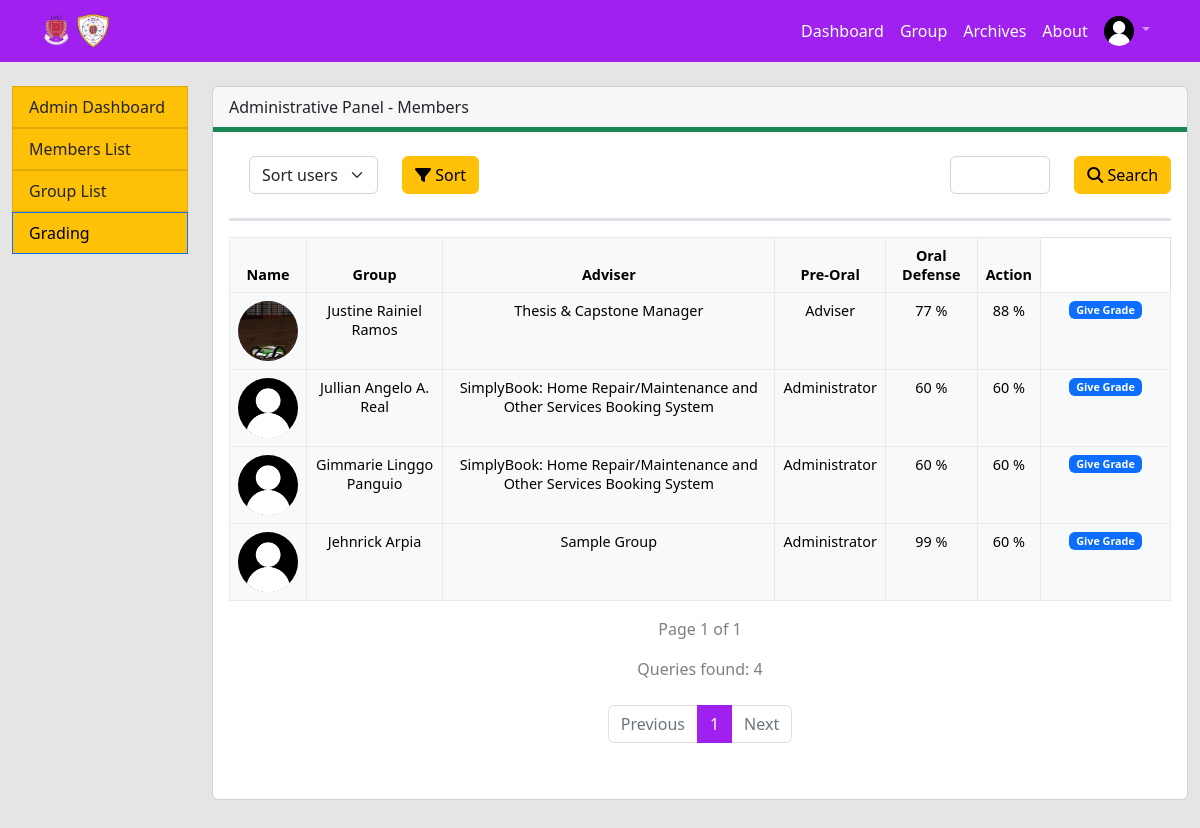
The page /admin/grades.php?page=1 (signed in) on the database its author committed.
### tables this page shows
CREATE TABLE `users` (
  `id` int(11) NOT NULL,
  `date` datetime NOT NULL,
  `last_seen` timestamp NOT NULL DEFAULT current_timestamp(),
  `ip_addr` varchar(45) NOT NULL,
  `fullname` varchar(100) NOT NULL,
  `username` varchar(30) NOT NULL,
  `group_id` int(11) NOT NULL DEFAULT 0,
  `email` varchar(100) NOT NULL,
  `email_verified` varchar(100) DEFAULT NULL,
  `password` varchar(255) NOT NULL,
  `image` varchar(255) NOT NULL DEFAULT 'default_profile.jpg',
  `role` tinyint(4) DEFAULT 0,
  `advised_by` int(11) NOT NULL DEFAULT 0
);

CREATE TABLE `groups` (
  `groupid` int(11) NOT NULL,
  `creation` datetime NOT NULL,
  `created_by` int(11) NOT NULL,
  `group_leader` int(11) NOT NULL,
  `group_title` varchar(255) NOT NULL,
  `group_code` varchar(6) NOT NULL
);

CREATE TABLE `grades` (
  `userid` int(11) NOT NULL,
  `pre_rubrics_1` int(11) NOT NULL DEFAULT 0,
  `pre_rubrics_2` int(11) NOT NULL DEFAULT 0,
  `pre_rubrics_3` int(11) NOT NULL DEFAULT 0,
  `pre_rubrics_4` int(11) NOT NULL DEFAULT 0,
  `pre_rubrics_5` int(11) NOT NULL DEFAULT 0,
  `pre_rubrics_6` int(11) NOT NULL DEFAULT 0,
  `oral_rubrics_1` int(11) NOT NULL DEFAULT 0,
  `oral_rubrics_2` int(11) NOT NULL DEFAULT 0,
  `oral_rubrics_3` int(11) NOT NULL DEFAULT 0,
  `oral_rubrics_4` int(11) NOT NULL DEFAULT 0,
  `oral_rubrics_5` int(11) NOT NULL DEFAULT 0,
  `oral_rubrics_6` int(11) NOT NULL DEFAULT 0,
  `oral_rubrics_7` int(11) NOT NULL DEFAULT 0
);

### admin/grades.php (the view, shortened to what the rows shown need)
<?php
    require "../libs/functions.php";
    if(isset($_GET['page']))
    {
        $page_number = $_GET['page'];
    }
    else
    {
        header("Location: ./grades.php?page=1");
        die;
    }
    $no_of_records_per_page = 10;
    $offset = ($page_number-1) * $no_of_records_per_page;
?>
<!DOCTYPE html>
<html>
    <head>
        <link href="../bootstrap/css/bootstrap.min.css" rel="stylesheet" media="nope!" onload="this.media='all'">
        <link rel="stylesheet" href="../css/style.css">
        <link rel="stylesheet" href="https://cdnjs.cloudflare.com/ajax/libs/font-awesome/6.2.0/css/all.min.css" />
    </head>
    <body>
        <div class="grey-wrapper">
            <div class="mt-4 mb-4 container-fluid">
                <div class="row">
                    <div class="col">
                        <div class="card">
                            <div class="card-body">
                                <div class="table table-responsive w-100 d-block d-md-table">
                                    <table class="table table-hover">
                                        <thead>
                                            <tr class="table-light text-center">
                                                <th scope="col">Name</th>
                                                <th scope="col">Group</th>
                                                <th scope="col">Adviser</th>
                                                <th scope="col">Pre-Oral</th>
                                                <th scope="col">Oral Defense</th>
                                                <th scope="col" class="text-center">Action</th>
                                            </tr>
                                        </thead>
                                        <tbody>
                                            <?php
                                            if(isset($_GET['sort']) && isset($_GET['search']))
                                            {
                                                $search = '%' . $_GET['search'] . '%';
                                                if($_SESSION['user']['role'] == ROLE_ADVISOR)
                                                    $query = "SELECT COUNT(*) FROM users WHERE advised_by = :id AND CONCAT(fullname, username, email) LIKE :keyword";
                                                else
                                                    $query = "SELECT COUNT(*) FROM users WHERE advised_by >= 1 AND CONCAT(fullname, username, email) LIKE :keyword";
                                                $selectStmt = $con->prepare($query);
                                                if($_SESSION['user']['role'] == ROLE_ADVISOR)
                                                    $selectStmt->bindParam(':id', $_SESSION['user']['id']);
                                                $selectStmt->bindValue(':keyword', $search);
                                                $selectStmt->execute();
                                                $total_rows = $selectStmt->fetchColumn();
                                                $total_pages = ceil($total_rows / $no_of_records_per_page);
                                                switch($_GET['sort'])
                                                {
                                                    case "a-z":
                                                        if($_SESSION['user']['role'] == ROLE_ADVISOR)
                                                            $selectStmt = $con->prepare('SELECT u.id, u.email, u.username, u.fullname, u.image, u.advised_by, g.group_title, gr.* FROM users AS u INNER JOIN groups AS g ON g.groupid = u.group_id INNER JOIN grades AS gr ON gr.userid = u.id WHERE advised_by = :id AND CONCAT(fullname, username, email) LIKE :keyword ORDER BY u.fullname ASC LIMIT :offset, :no_of_records');
                                                        else
                                                            $selectStmt = $con->prepare('SELECT u.id, u.email, u.username, u.fullname, u.image, u.advised_by, g.group_title, gr.* FROM users AS u INNER JOIN groups AS g ON g.groupid = u.group_id INNER JOIN grades AS gr ON gr.userid = u.id WHERE advised_by >= 1 AND CONCAT(fullname, username, email) LIKE :keyword ORDER BY u.fullname ASC LIMIT :offset, :no_of_records');
                                                        break;
                                                    case "z-a":
                                                        if($_SESSION['user']['role'] == ROLE_ADVISOR)
                                                            $selectStmt = $con->prepare('SELECT u.id, u.email, u.username, u.fullname, u.image, u.advised_by, g.group_title, gr.* FROM users AS u INNER JOIN groups AS g ON g.groupid = u.group_id INNER JOIN grades AS gr ON gr.userid = u.id WHERE advised_by = :id AND CONCAT(fullname, username, email) LIKE :keyword ORDER BY u.fullname DESC LIMIT :offset, :no_of_records');
                                                        else
                                                            $selectStmt = $con->prepare('SELECT u.id, u.email, u.username, u.fullname, u.image, u.advised_by, g.group_title, gr.* FROM users AS u INNER JOIN groups AS g ON g.groupid = u.group_id INNER JOIN grades AS gr ON gr.userid = u.id WHERE advised_by >= 1 AND CONCAT(fullname, username, email) LIKE :keyword ORDER BY u.fullname DESC LIMIT :offset, :no_of_records');
                                                        break;
                                                    case "id_desc":
                                                        if($_SESSION['user']['role'] == ROLE_ADVISOR)
                                                            $selectStmt = $con->prepare('SELECT u.id, u.email, u.username, u.fullname, u.image, u.advised_by, g.group_title, gr.* FROM users AS u INNER JOIN groups AS g ON g.groupid = u.group_id INNER JOIN grades AS gr ON gr.userid = u.id WHERE advised_by = :id AND CONCAT(fullname, username, email) LIKE :keyword ORDER BY u.id DESC LIMIT :offset, :no_of_records');
                                                        else
                                                            $selectStmt = $con->prepare('SELECT u.id, u.email, u.username, u.fullname, u.image, u.advised_by, g.group_title, gr.* FROM users AS u INNER JOIN groups AS g ON g.groupid = u.group_id INNER JOIN grades AS gr ON gr.userid = u.id WHERE advised_by >= 1 AND CONCAT(fullname, username, email) LIKE :keyword ORDER BY u.id DESC LIMIT :offset, :no_of_records');
                                                        break;
                                                    case "id_asc":
                                                        if($_SESSION['user']['role'] == ROLE_ADVISOR)
                                                            $selectStmt = $con->prepare('SELECT u.id, u.email, u.username, u.fullname, u.image, u.advised_by, g.group_title, gr.* FROM users AS u INNER JOIN groups AS g ON g.groupid = u.group_id INNER JOIN grades AS gr ON gr.userid = u.id WHERE advised_by = :id AND CONCAT(fullname, username, email) LIKE :keyword ORDER BY u.id ASC LIMIT :offset, :no_of_records');
                                                        else
                                                            $selectStmt = $con->prepare('SELECT u.id, u.email, u.username, u.fullname, u.image, u.advised_by, g.group_title, gr.* FROM users AS u INNER JOIN groups AS g ON g.groupid = u.group_id INNER JOIN grades AS gr ON gr.userid = u.id WHERE advised_by >= 1 AND CONCAT(fullname, username, email) LIKE :keyword ORDER BY u.id ASC LIMIT :offset, :no_of_records');
                                                        break;
                                                    default:
                                                        if($_SESSION['user']['role'] == ROLE_ADVISOR)
                                                            $selectStmt = $con->prepare('SELECT u.id, u.email, u.username, u.fullname, u.image, u.advised_by, g.group_title, gr.* FROM users AS u INNER JOIN groups AS g ON g.groupid = u.group_id INNER JOIN grades AS gr ON gr.userid = u.id WHERE advised_by = :id AND CONCAT(fullname, username, email) LIKE :keyword ORDER BY u.id ASC LIMIT :offset, :no_of_records');
                                                        else
                                                            $selectStmt = $con->prepare('SELECT u.id, u.email, u.username, u.fullname, u.image, u.advised_by, g.group_title, gr.* FROM users AS u INNER JOIN groups AS g ON g.groupid = u.group_id INNER JOIN grades AS gr ON gr.userid = u.id WHERE advised_by >= 1 AND CONCAT(fullname, username, email) LIKE :keyword ORDER BY u.id ASC LIMIT :offset, :no_of_records');
                                                        break;
                                                }
                                                $selectStmt->bindParam(':keyword', $search);
                                            }
                                            else
                                            {
                                                if($_SESSION['user']['role'] == ROLE_ADVISOR)
                                                    $query = "SELECT COUNT(*) FROM users WHERE advised_by = :id";
                                                else
                                                    $query = "SELECT COUNT(*) FROM users WHERE advised_by >= 1";
                                                $selectStmt = $con->prepare($query);
                                                $selectStmt->execute();
                                                if($_SESSION['user']['role'] == ROLE_ADVISOR)
                                                    $selectStmt = $con->prepare('SELECT u.id, u.fullname, u.image, u.advised_by, g.group_title, gr.* FROM users AS u INNER JOIN groups AS g ON g.groupid = u.group_id INNER JOIN grades AS gr ON gr.userid = u.id WHERE advised_by = :id ORDER BY u.id ASC LIMIT :offset, :no_of_records');
                                                else
                                                    $selectStmt = $con->prepare('SELECT u.id, u.fullname, u.image, u.advised_by, g.group_title, gr.* FROM users AS u INNER JOIN groups AS g ON g.groupid = u.group_id INNER JOIN grades AS gr ON gr.userid = u.id WHERE u.advised_by >= 1 ORDER BY u.id ASC LIMIT :offset, :no_of_records');
                                            }
                                            $selectStmt->bindValue(':offset', $offset, PDO::PARAM_INT);
                                            $selectStmt->bindValue(':no_of_records', $no_of_records_per_page, PDO::PARAM_INT);
                                            $selectStmt->execute();
                                            if($selectStmt->rowCount() > 0):
                                            while($row = $selectStmt->fetch(PDO::FETCH_ASSOC)):
                                            ?>
                                            <tr class="table-light text-center">
                                                <td>
                                                    <img src="../assets/profile_pictures/<?php echo $row['image']; ?>" class="rounded-circle btn-lg" height="60" alt="Avatar" />
                                                </td>
                                                <td><?php echo $row['fullname']; ?></td>
                                                <td><?php echo $row['group_title']; ?></td>
                                                <td><?php echo getFullName($row['advised_by']); ?></td>
                                                <td>
                                                    <?php
                                                    $total = ($row["pre_rubrics_1"] + $row['pre_rubrics_2'] + $row['pre_rubrics_3'] + $row['pre_rubrics_4'] + $row['pre_rubrics_5'] + $row['pre_rubrics_6']);
                                                    echo getGradeConversion(1, $total);
                                                    ?>
                                                    %
                                                </td>
                                                <td>
                                                    <?php
                                                    $total = ($row["oral_rubrics_1"] + $row['oral_rubrics_2'] + $row['oral_rubrics_3'] + $row['oral_rubrics_4'] + $row['oral_rubrics_5'] + $row['oral_rubrics_6'] + $row['oral_rubrics_7']);
                                                    echo getGradeConversion(2, $total);
                                                    ?>
                                                    %
                                                </td>
                                                <td class="text-center">
                                                    <a href="./edit_grade.php?id=<?php echo $row['id']; ?>" class="edit" title="Give Grade" data-toggle="tooltip"><span class="badge bg-primary text-white">Give Grade</span></a>
                                                </td>
                                            </tr>
                                            <?php endwhile; ?>
                                            <?php else: ?>
                                            <tr class="table-light">
                                                <td colspan="7" class="text-center">No user is assigned to an adviser currently.</td>
                                            </tr>
                                            <?php endif; ?>
                                        </tbody>
                                    </table>
                                </div>
                            </div>
                        </div>
                    </div>
                </div>
            </div>
        </div>
    </body>
</html>

### rows shown on the page
users: image (picture), fullname "Justine Rainiel Ramos", group.group_title "Thesis & Capstone Manager", advised_by "Adviser", grades.pre_rubrics_1+pre_rubrics_2+pre_rubrics_3 "77", grades.oral_rubrics_1+oral_rubrics_2+oral_rubrics_3 "88"
users: image (placeholder picture), fullname "Jullian Angelo A. Real", group.group_title "SimplyBook: Home Repair/Maintenance and Other Services Booking System", advised_by "Administrator", grades.pre_rubrics_1+pre_rubrics_2+pre_rubrics_3 "60", grades.oral_rubrics_1+oral_rubrics_2+oral_rubrics_3 "60"
users: image (placeholder picture), fullname "Gimmarie Linggo Panguio", group.group_title "SimplyBook: Home Repair/Maintenance and Other Services Booking System", advised_by "Administrator", grades.pre_rubrics_1+pre_rubrics_2+pre_rubrics_3 "60", grades.oral_rubrics_1+oral_rubrics_2+oral_rubrics_3 "60"
users: image (placeholder picture), fullname "Jehnrick Arpia", group.group_title "Sample Group", advised_by "Administrator", grades.pre_rubrics_1+pre_rubrics_2+pre_rubrics_3 "99", grades.oral_rubrics_1+oral_rubrics_2+oral_rubrics_3 "60"

### other values the page prints
$page_number "1"
$total_pages "1"
$total_rows "4"
